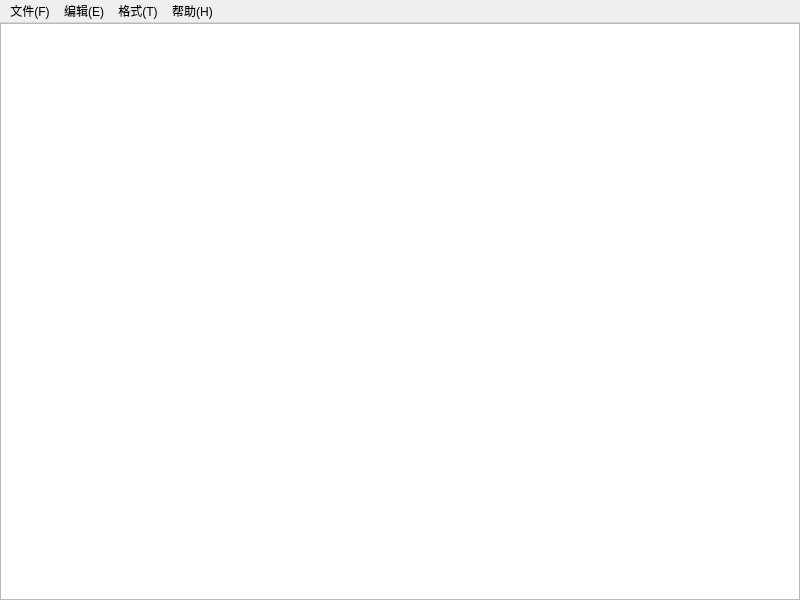
<?xml version="1.0" encoding="UTF-8"?>
<ui version="4.0">
 <class>MainWindow</class>
 <widget class="QMainWindow" name="MainWindow">
  <property name="geometry">
   <rect>
    <x>0</x>
    <y>0</y>
    <width>800</width>
    <height>600</height>
   </rect>
  </property>
  <property name="windowTitle">
   <string>无标题 - 记事本</string>
  </property>
  <property name="windowIcon">
   <iconset resource="images.qrc">
    <normaloff>:/images/logo.ico</normaloff>:/images/logo.ico</iconset>
  </property>
  <widget class="QWidget" name="centralwidget">
   <property name="sizePolicy">
    <sizepolicy hsizetype="Preferred" vsizetype="Preferred">
     <horstretch>0</horstretch>
     <verstretch>0</verstretch>
    </sizepolicy>
   </property>
   <layout class="QGridLayout" name="gridLayout">
    <property name="leftMargin">
     <number>0</number>
    </property>
    <property name="topMargin">
     <number>0</number>
    </property>
    <property name="rightMargin">
     <number>0</number>
    </property>
    <property name="bottomMargin">
     <number>0</number>
    </property>
    <property name="horizontalSpacing">
     <number>0</number>
    </property>
    <item row="0" column="0">
     <widget class="QTextEdit" name="textEdit">
      <property name="sizePolicy">
       <sizepolicy hsizetype="Expanding" vsizetype="Expanding">
        <horstretch>0</horstretch>
        <verstretch>0</verstretch>
       </sizepolicy>
      </property>
     </widget>
    </item>
   </layout>
  </widget>
  <widget class="QMenuBar" name="menubar">
   <property name="geometry">
    <rect>
     <x>0</x>
     <y>0</y>
     <width>800</width>
     <height>25</height>
    </rect>
   </property>
   <widget class="QMenu" name="menu_F">
    <property name="title">
     <string>文件(F)</string>
    </property>
    <addaction name="action_new"/>
    <addaction name="action_open"/>
    <addaction name="action_save"/>
    <addaction name="action_saveas"/>
    <addaction name="action_enlish"/>
    <addaction name="action_print"/>
    <addaction name="action_exit"/>
   </widget>
   <widget class="QMenu" name="menu_E">
    <property name="title">
     <string>编辑(E)</string>
    </property>
    <addaction name="action_copy"/>
    <addaction name="action_cut"/>
    <addaction name="action_paste"/>
    <addaction name="action_redo"/>
    <addaction name="action_undo"/>
   </widget>
   <widget class="QMenu" name="menu_T">
    <property name="title">
     <string>格式(T)</string>
    </property>
    <addaction name="action_font"/>
    <addaction name="action_bold"/>
    <addaction name="action_italic"/>
    <addaction name="action_underline"/>
   </widget>
   <widget class="QMenu" name="menu_H">
    <property name="title">
     <string>帮助(H)</string>
    </property>
    <addaction name="action_notepad"/>
    <addaction name="action_qt"/>
   </widget>
   <addaction name="menu_F"/>
   <addaction name="menu_E"/>
   <addaction name="menu_T"/>
   <addaction name="menu_H"/>
  </widget>
  <action name="action_new">
   <property name="icon">
    <iconset resource="images.qrc">
     <normaloff>:/images/new.png</normaloff>:/images/new.png</iconset>
   </property>
   <property name="text">
    <string>新建</string>
   </property>
   <property name="shortcut">
    <string>Ctrl+N</string>
   </property>
  </action>
  <action name="action_open">
   <property name="icon">
    <iconset resource="images.qrc">
     <normaloff>:/images/open.png</normaloff>:/images/open.png</iconset>
   </property>
   <property name="text">
    <string>打开</string>
   </property>
   <property name="shortcut">
    <string>Ctrl+O</string>
   </property>
  </action>
  <action name="action_save">
   <property name="icon">
    <iconset resource="images.qrc">
     <normaloff>:/images/save.png</normaloff>:/images/save.png</iconset>
   </property>
   <property name="text">
    <string>保存</string>
   </property>
   <property name="shortcut">
    <string>Ctrl+S</string>
   </property>
  </action>
  <action name="action_saveas">
   <property name="icon">
    <iconset resource="images.qrc">
     <normaloff>:/images/saveas.png</normaloff>:/images/saveas.png</iconset>
   </property>
   <property name="text">
    <string>另存为</string>
   </property>
   <property name="shortcut">
    <string>Ctrl+Shift+S</string>
   </property>
  </action>
  <action name="action_enlish">
   <property name="checkable">
    <bool>true</bool>
   </property>
   <property name="icon">
    <iconset resource="images.qrc">
     <normaloff>:/images/language.png</normaloff>:/images/language.png</iconset>
   </property>
   <property name="text">
    <string>切换英文</string>
   </property>
   <property name="shortcut">
    <string>Ctrl+W</string>
   </property>
  </action>
  <action name="action_print">
   <property name="icon">
    <iconset resource="images.qrc">
     <normaloff>:/images/print.png</normaloff>:/images/print.png</iconset>
   </property>
   <property name="text">
    <string>打印</string>
   </property>
   <property name="shortcut">
    <string>Ctrl+P</string>
   </property>
  </action>
  <action name="action_exit">
   <property name="icon">
    <iconset resource="images.qrc">
     <normaloff>:/images/quit.png</normaloff>:/images/quit.png</iconset>
   </property>
   <property name="text">
    <string>退出</string>
   </property>
   <property name="shortcut">
    <string>Ctrl+Q</string>
   </property>
  </action>
  <action name="action_copy">
   <property name="icon">
    <iconset resource="images.qrc">
     <normaloff>:/images/copy.png</normaloff>:/images/copy.png</iconset>
   </property>
   <property name="text">
    <string>复制</string>
   </property>
   <property name="shortcut">
    <string>Ctrl+C</string>
   </property>
  </action>
  <action name="action_cut">
   <property name="icon">
    <iconset resource="images.qrc">
     <normaloff>:/images/cut.png</normaloff>:/images/cut.png</iconset>
   </property>
   <property name="text">
    <string>剪切</string>
   </property>
   <property name="shortcut">
    <string>Ctrl+X</string>
   </property>
  </action>
  <action name="action_paste">
   <property name="icon">
    <iconset resource="images.qrc">
     <normaloff>:/images/paste.png</normaloff>:/images/paste.png</iconset>
   </property>
   <property name="text">
    <string>粘贴</string>
   </property>
   <property name="shortcut">
    <string>Ctrl+V</string>
   </property>
  </action>
  <action name="action_font">
   <property name="icon">
    <iconset resource="images.qrc">
     <normaloff>:/images/font.png</normaloff>:/images/font.png</iconset>
   </property>
   <property name="text">
    <string>字体</string>
   </property>
   <property name="shortcut">
    <string>Ctrl+F</string>
   </property>
  </action>
  <action name="action_bold">
   <property name="checkable">
    <bool>true</bool>
   </property>
   <property name="icon">
    <iconset resource="images.qrc">
     <normaloff>:/images/bold.png</normaloff>:/images/bold.png</iconset>
   </property>
   <property name="text">
    <string>粗体</string>
   </property>
   <property name="shortcut">
    <string>Ctrl+B</string>
   </property>
  </action>
  <action name="action_italic">
   <property name="checkable">
    <bool>true</bool>
   </property>
   <property name="icon">
    <iconset resource="images.qrc">
     <normaloff>:/images/italic.png</normaloff>:/images/italic.png</iconset>
   </property>
   <property name="text">
    <string>斜体</string>
   </property>
   <property name="shortcut">
    <string>Ctrl+I</string>
   </property>
  </action>
  <action name="action_underline">
   <property name="checkable">
    <bool>true</bool>
   </property>
   <property name="icon">
    <iconset resource="images.qrc">
     <normaloff>:/images/underline.png</normaloff>:/images/underline.png</iconset>
   </property>
   <property name="text">
    <string>下划线</string>
   </property>
   <property name="shortcut">
    <string>Ctrl+U</string>
   </property>
  </action>
  <action name="action_notepad">
   <property name="icon">
    <iconset resource="images.qrc">
     <normaloff>:/images/logo.ico</normaloff>:/images/logo.ico</iconset>
   </property>
   <property name="text">
    <string>关于记事本</string>
   </property>
  </action>
  <action name="action_redo">
   <property name="icon">
    <iconset resource="images.qrc">
     <normaloff>:/images/redo.png</normaloff>:/images/redo.png</iconset>
   </property>
   <property name="text">
    <string>恢复</string>
   </property>
   <property name="shortcut">
    <string>Ctrl+Y</string>
   </property>
  </action>
  <action name="action_undo">
   <property name="icon">
    <iconset resource="images.qrc">
     <normaloff>:/images/undo.png</normaloff>:/images/undo.png</iconset>
   </property>
   <property name="text">
    <string>撤销</string>
   </property>
   <property name="shortcut">
    <string>Ctrl+Z</string>
   </property>
  </action>
  <action name="action_qt">
   <property name="icon">
    <iconset resource="images.qrc">
     <normaloff>:/images/qt.png</normaloff>:/images/qt.png</iconset>
   </property>
   <property name="text">
    <string>关于QT</string>
   </property>
  </action>
 </widget>
 <resources>
  <include location="images.qrc"/>
 </resources>
 <connections/>
</ui>
